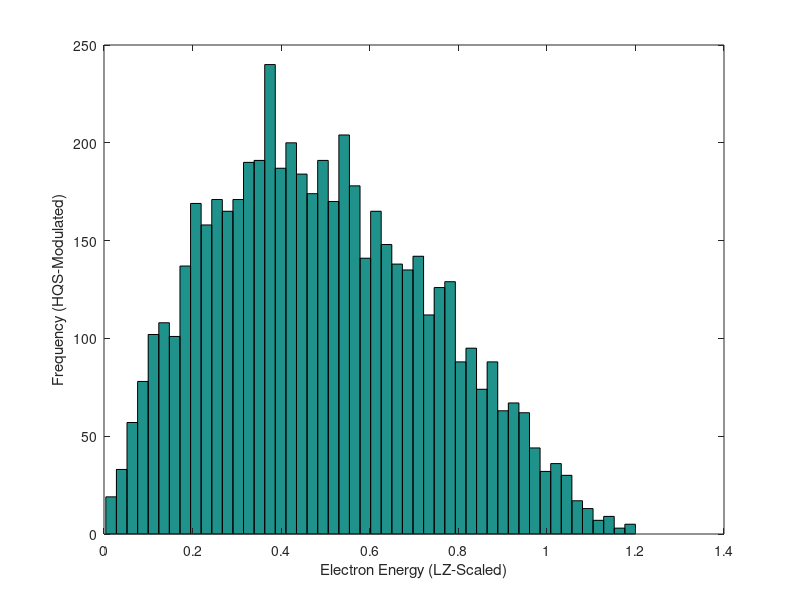

Source code (MATLAB):
% Save as beta_decay.m
LZ = 1.23498;  % Scalable amplitude
HQS = 0.235;   % Curvature coupling
energy_total = 1.0 * LZ; % Total energy scaled by LZ

% Simulate electron and antineutrino energies
electron_energy = rand(1, 10000) * energy_total;
antineutrino_energy = energy_total - electron_energy;

% Apply HQS-modulated spectrum weights
spectrum_weights = HQS * electron_energy .* (energy_total - electron_energy).^2;
valid_indices = rand(1, 10000) < spectrum_weights / max(spectrum_weights);

% Plot histogram
hist(electron_energy(valid_indices), 50);
xlabel('Electron Energy (LZ-Scaled)');
ylabel('Frequency (HQS-Modulated)');